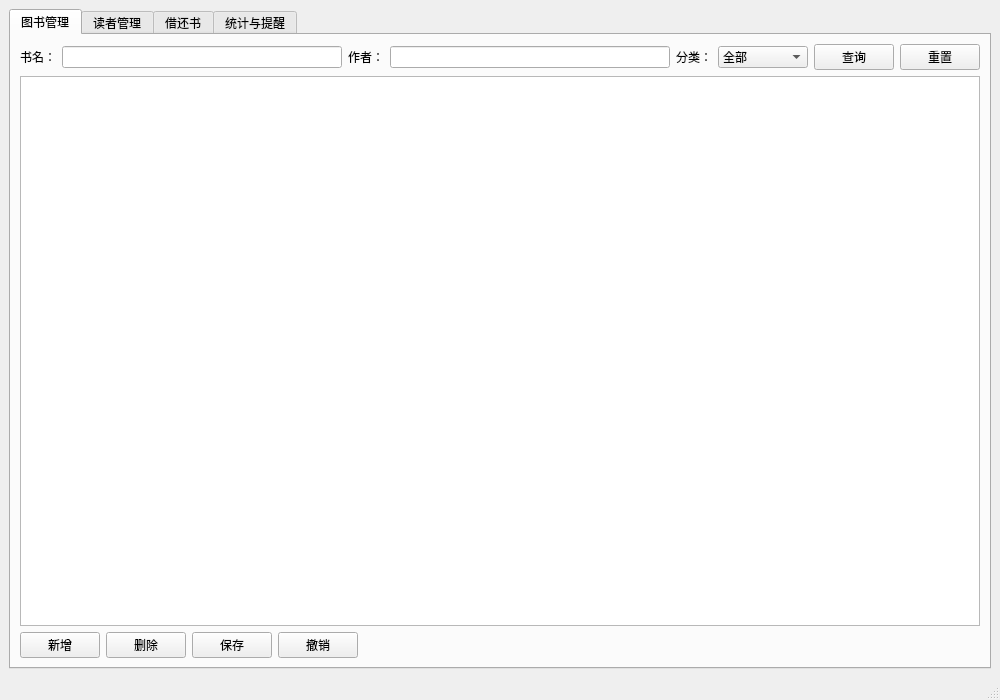
<?xml version="1.0" encoding="UTF-8"?>
<ui version="4.0">
 <class>MainWindow</class>
 <widget class="QMainWindow" name="MainWindow">
  <property name="geometry">
   <rect>
    <x>0</x>
    <y>0</y>
    <width>1000</width>
    <height>700</height>
   </rect>
  </property>
  <property name="windowTitle">
   <string>图书与借阅管理系统</string>
  </property>
  <widget class="QWidget" name="centralwidget">
   <layout class="QVBoxLayout" name="verticalLayout">
    <item>
     <widget class="QTabWidget" name="tabWidget">
      <property name="currentIndex">
       <number>0</number>
      </property>
      <widget class="QWidget" name="tabBooks">
       <attribute name="title">
        <string>图书管理</string>
       </attribute>
       <layout class="QVBoxLayout" name="verticalLayoutBooks">
        <item>
         <layout class="QHBoxLayout" name="horizontalLayoutBookFilter">
          <item>
           <widget class="QLabel" name="labelBookTitle">
            <property name="text">
             <string>书名：</string>
            </property>
           </widget>
          </item>
          <item>
           <widget class="QLineEdit" name="leBookTitle"/>
          </item>
          <item>
           <widget class="QLabel" name="labelBookAuthor">
            <property name="text">
             <string>作者：</string>
            </property>
           </widget>
          </item>
          <item>
           <widget class="QLineEdit" name="leBookAuthor"/>
          </item>
          <item>
           <widget class="QLabel" name="labelBookCategory">
            <property name="text">
             <string>分类：</string>
            </property>
           </widget>
          </item>
          <item>
           <widget class="QComboBox" name="cbBookCategory">
            <item>
             <property name="text">
              <string>全部</string>
             </property>
            </item>
            <item>
             <property name="text">
              <string>社会科学类</string>
             </property>
            </item>
            <item>
             <property name="text">
              <string>自然科学类</string>
             </property>
            </item>
            <item>
             <property name="text">
              <string>工程技术类</string>
             </property>
            </item>
            <item>
             <property name="text">
              <string>文学艺术类</string>
             </property>
            </item>
            <item>
             <property name="text">
              <string>哲学宗教类</string>
             </property>
            </item>
            <item>
             <property name="text">
              <string>综合类</string>
             </property>
            </item>
           </widget>
          </item>
          <item>
           <widget class="QPushButton" name="btnBookSearch">
            <property name="text">
             <string>查询</string>
            </property>
           </widget>
          </item>
          <item>
           <widget class="QPushButton" name="btnBookReset">
            <property name="text">
             <string>重置</string>
            </property>
           </widget>
          </item>
         </layout>
        </item>
        <item>
         <widget class="QTableView" name="tvBooks"/>
        </item>
        <item>
         <layout class="QHBoxLayout" name="horizontalLayoutBookButtons">
          <item>
           <widget class="QPushButton" name="btnBookAdd">
            <property name="text">
             <string>新增</string>
            </property>
           </widget>
          </item>
          <item>
           <widget class="QPushButton" name="btnBookRemove">
            <property name="text">
             <string>删除</string>
            </property>
           </widget>
          </item>
          <item>
           <widget class="QPushButton" name="btnBookSubmit">
            <property name="text">
             <string>保存</string>
            </property>
           </widget>
          </item>
          <item>
           <widget class="QPushButton" name="btnBookRevert">
            <property name="text">
             <string>撤销</string>
            </property>
           </widget>
          </item>
          <item>
           <spacer name="horizontalSpacerBook">
            <property name="orientation">
             <enum>Qt::Orientation::Horizontal</enum>
            </property>
            <property name="sizeHint" stdset="0">
             <size>
              <width>40</width>
              <height>20</height>
             </size>
            </property>
           </spacer>
          </item>
         </layout>
        </item>
       </layout>
      </widget>
      <widget class="QWidget" name="tabReaders">
       <attribute name="title">
        <string>读者管理</string>
       </attribute>
       <layout class="QVBoxLayout" name="verticalLayoutReaders">
        <item>
         <layout class="QHBoxLayout" name="horizontalLayoutReaderFilter">
          <item>
           <widget class="QLabel" name="labelReaderId">
            <property name="text">
             <string>证号：</string>
            </property>
           </widget>
          </item>
          <item>
           <widget class="QLineEdit" name="leReaderId"/>
          </item>
          <item>
           <widget class="QLabel" name="labelReaderName">
            <property name="text">
             <string>姓名：</string>
            </property>
           </widget>
          </item>
          <item>
           <widget class="QLineEdit" name="leReaderName"/>
          </item>
          <item>
           <widget class="QLabel" name="labelReaderStatus">
            <property name="text">
             <string>状态：</string>
            </property>
           </widget>
          </item>
          <item>
           <widget class="QComboBox" name="cbReaderStatus"/>
          </item>
          <item>
           <widget class="QPushButton" name="btnReaderSearch">
            <property name="text">
             <string>查询</string>
            </property>
           </widget>
          </item>
          <item>
           <widget class="QPushButton" name="btnReaderReset">
            <property name="text">
             <string>重置</string>
            </property>
           </widget>
          </item>
         </layout>
        </item>
        <item>
         <widget class="QTableView" name="tvReaders"/>
        </item>
        <item>
         <layout class="QHBoxLayout" name="horizontalLayoutReaderButtons">
          <item>
           <widget class="QPushButton" name="btnReaderAdd">
            <property name="text">
             <string>新增</string>
            </property>
           </widget>
          </item>
          <item>
           <widget class="QPushButton" name="btnReaderRemove">
            <property name="text">
             <string>删除</string>
            </property>
           </widget>
          </item>
          <item>
           <widget class="QPushButton" name="btnReaderSubmit">
            <property name="text">
             <string>保存</string>
            </property>
           </widget>
          </item>
          <item>
           <widget class="QPushButton" name="btnReaderRevert">
            <property name="text">
             <string>撤销</string>
            </property>
           </widget>
          </item>
          <item>
           <spacer name="horizontalSpacerReader">
            <property name="orientation">
             <enum>Qt::Orientation::Horizontal</enum>
            </property>
            <property name="sizeHint" stdset="0">
             <size>
              <width>40</width>
              <height>20</height>
             </size>
            </property>
           </spacer>
          </item>
         </layout>
        </item>
       </layout>
      </widget>
      <widget class="QWidget" name="tabBorrow">
       <attribute name="title">
        <string>借还书</string>
       </attribute>
       <layout class="QVBoxLayout" name="verticalLayoutBorrow">
        <item>
         <layout class="QGridLayout" name="gridLayoutBorrowForm">
          <item row="0" column="0">
           <widget class="QLabel" name="labelBorrowReaderId">
            <property name="text">
             <string>读者证号：</string>
            </property>
           </widget>
          </item>
          <item row="0" column="1">
           <widget class="QLineEdit" name="leBorrowReaderId"/>
          </item>
          <item row="1" column="0">
           <widget class="QLabel" name="labelBorrowIsbn">
            <property name="text">
             <string>图书ISBN：</string>
            </property>
           </widget>
          </item>
          <item row="1" column="1">
           <widget class="QLineEdit" name="leBorrowIsbn"/>
          </item>
          <item row="2" column="0">
           <widget class="QLabel" name="labelBorrowDate">
            <property name="text">
             <string>借出日期：</string>
            </property>
           </widget>
          </item>
          <item row="2" column="1">
           <widget class="QDateEdit" name="deBorrowDate">
            <property name="calendarPopup">
             <bool>true</bool>
            </property>
           </widget>
          </item>
          <item row="3" column="0">
           <widget class="QLabel" name="labelReturnDate">
            <property name="text">
             <string>应还日期：</string>
            </property>
           </widget>
          </item>
          <item row="3" column="1">
           <widget class="QDateEdit" name="deReturnDate">
            <property name="calendarPopup">
             <bool>true</bool>
            </property>
           </widget>
          </item>
          <item row="4" column="0" colspan="2">
           <widget class="QPushButton" name="btnBorrowDo">
            <property name="text">
             <string>借书</string>
            </property>
           </widget>
          </item>
         </layout>
        </item>
        <item>
         <widget class="QTableView" name="tvBorrows"/>
        </item>
        <item>
         <layout class="QHBoxLayout" name="horizontalLayoutBorrowButtons">
          <item>
           <widget class="QPushButton" name="btnReturnDo">
            <property name="text">
             <string>还书</string>
            </property>
           </widget>
          </item>
          <item>
           <spacer name="horizontalSpacerBorrow">
            <property name="orientation">
             <enum>Qt::Orientation::Horizontal</enum>
            </property>
            <property name="sizeHint" stdset="0">
             <size>
              <width>40</width>
              <height>20</height>
             </size>
            </property>
           </spacer>
          </item>
         </layout>
        </item>
       </layout>
      </widget>
      <widget class="QWidget" name="tabStats">
       <attribute name="title">
        <string>统计与提醒</string>
       </attribute>
       <layout class="QVBoxLayout" name="verticalLayoutStats">
        <item>
         <layout class="QGridLayout" name="gridLayoutStats">
          <item row="0" column="0">
           <widget class="QLabel" name="labelTotalBooksTitle">
            <property name="text">
             <string>总图书数：</string>
            </property>
           </widget>
          </item>
          <item row="0" column="1">
           <widget class="QLabel" name="lblTotalBooks">
            <property name="text">
             <string>0</string>
            </property>
           </widget>
          </item>
          <item row="0" column="2">
           <widget class="QLabel" name="labelTotalStockTitle">
            <property name="text">
             <string>总库存量：</string>
            </property>
           </widget>
          </item>
          <item row="0" column="3">
           <widget class="QLabel" name="lblTotalStock">
            <property name="text">
             <string>0</string>
            </property>
           </widget>
          </item>
          <item row="1" column="0">
           <widget class="QLabel" name="labelTotalBorrowsTitle">
            <property name="text">
             <string>总借阅量：</string>
            </property>
           </widget>
          </item>
          <item row="1" column="1">
           <widget class="QLabel" name="lblTotalBorrows">
            <property name="text">
             <string>0</string>
            </property>
           </widget>
          </item>
          <item row="1" column="2">
           <widget class="QLabel" name="labelOnLoanTitle">
            <property name="text">
             <string>当前在借数：</string>
            </property>
           </widget>
          </item>
          <item row="1" column="3">
           <widget class="QLabel" name="lblOnLoan">
            <property name="text">
             <string>0</string>
            </property>
           </widget>
          </item>
          <item row="2" column="0">
           <widget class="QLabel" name="labelOverdueTitle">
            <property name="text">
             <string>当前逾期数：</string>
            </property>
           </widget>
          </item>
          <item row="2" column="1">
           <widget class="QLabel" name="lblOverdue">
            <property name="text">
             <string>0</string>
            </property>
           </widget>
          </item>
         </layout>
        </item>
        <item>
         <widget class="QTableView" name="tvOverdues"/>
        </item>
       </layout>
      </widget>
     </widget>
    </item>
   </layout>
  </widget>
  <widget class="QMenuBar" name="menubar">
   <property name="geometry">
    <rect>
     <x>0</x>
     <y>0</y>
     <width>1000</width>
     <height>25</height>
    </rect>
   </property>
  </widget>
  <widget class="QStatusBar" name="statusbar"/>
 </widget>
 <resources/>
 <connections/>
</ui>
